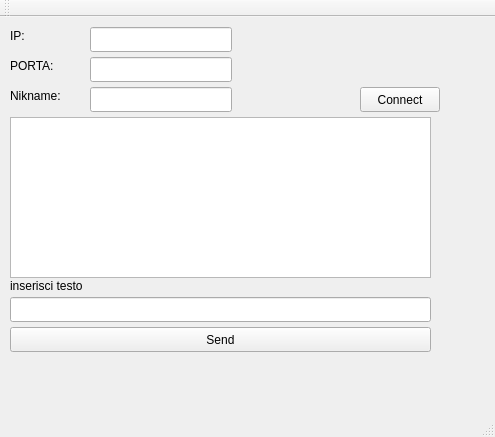
<?xml version="1.0" encoding="UTF-8"?>
<ui version="4.0">
 <class>MainWindow</class>
 <widget class="QMainWindow" name="MainWindow">
  <property name="geometry">
   <rect>
    <x>0</x>
    <y>0</y>
    <width>495</width>
    <height>437</height>
   </rect>
  </property>
  <property name="windowTitle">
   <string>MainWindow</string>
  </property>
  <widget class="QWidget" name="centralWidget">
   <widget class="QPushButton" name="pushButton_2">
    <property name="geometry">
     <rect>
      <x>10</x>
      <y>310</y>
      <width>421</width>
      <height>25</height>
     </rect>
    </property>
    <property name="text">
     <string>Send</string>
    </property>
   </widget>
   <widget class="QLabel" name="label_3">
    <property name="geometry">
     <rect>
      <x>10</x>
      <y>260</y>
      <width>121</width>
      <height>17</height>
     </rect>
    </property>
    <property name="text">
     <string>inserisci testo</string>
    </property>
   </widget>
   <widget class="QLineEdit" name="lineEdit_3">
    <property name="geometry">
     <rect>
      <x>10</x>
      <y>280</y>
      <width>421</width>
      <height>25</height>
     </rect>
    </property>
   </widget>
   <widget class="QListWidget" name="listWidget">
    <property name="geometry">
     <rect>
      <x>10</x>
      <y>100</y>
      <width>421</width>
      <height>161</height>
     </rect>
    </property>
   </widget>
   <widget class="QWidget" name="widget" native="true">
    <property name="geometry">
     <rect>
      <x>10</x>
      <y>0</y>
      <width>461</width>
      <height>101</height>
     </rect>
    </property>
    <widget class="QLabel" name="label">
     <property name="geometry">
      <rect>
       <x>0</x>
       <y>10</y>
       <width>21</width>
       <height>17</height>
      </rect>
     </property>
     <property name="text">
      <string>IP:</string>
     </property>
    </widget>
    <widget class="QLineEdit" name="lineEdit_2">
     <property name="geometry">
      <rect>
       <x>80</x>
       <y>10</y>
       <width>142</width>
       <height>25</height>
      </rect>
     </property>
    </widget>
    <widget class="QLabel" name="label_2">
     <property name="geometry">
      <rect>
       <x>0</x>
       <y>40</y>
       <width>51</width>
       <height>17</height>
      </rect>
     </property>
     <property name="text">
      <string>PORTA:</string>
     </property>
    </widget>
    <widget class="QLineEdit" name="lineEdit">
     <property name="geometry">
      <rect>
       <x>80</x>
       <y>40</y>
       <width>142</width>
       <height>25</height>
      </rect>
     </property>
    </widget>
    <widget class="QLabel" name="label_4">
     <property name="geometry">
      <rect>
       <x>0</x>
       <y>70</y>
       <width>67</width>
       <height>17</height>
      </rect>
     </property>
     <property name="text">
      <string>Nikname:</string>
     </property>
    </widget>
    <widget class="QLineEdit" name="lineEdit_4">
     <property name="geometry">
      <rect>
       <x>80</x>
       <y>70</y>
       <width>142</width>
       <height>25</height>
      </rect>
     </property>
    </widget>
    <widget class="QPushButton" name="pushButton">
     <property name="geometry">
      <rect>
       <x>350</x>
       <y>70</y>
       <width>80</width>
       <height>25</height>
      </rect>
     </property>
     <property name="text">
      <string>Connect</string>
     </property>
    </widget>
   </widget>
  </widget>
  <widget class="QMenuBar" name="menuBar">
   <property name="geometry">
    <rect>
     <x>0</x>
     <y>0</y>
     <width>495</width>
     <height>22</height>
    </rect>
   </property>
  </widget>
  <widget class="QToolBar" name="mainToolBar">
   <attribute name="toolBarArea">
    <enum>TopToolBarArea</enum>
   </attribute>
   <attribute name="toolBarBreak">
    <bool>false</bool>
   </attribute>
  </widget>
  <widget class="QStatusBar" name="statusBar"/>
 </widget>
 <layoutdefault spacing="6" margin="11"/>
 <resources/>
 <connections/>
</ui>
